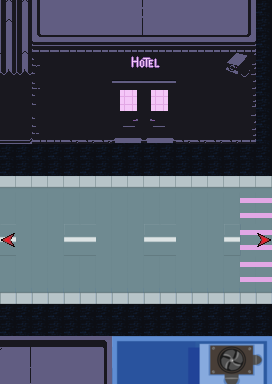

Below is a game level as drawn by its tile map, then a one-line description and the .tmx that defines it (tile-layer data replaced by summaries):
An orthogonal 17x24 tile map with 16x16 px tiles, 5 tile layers (Void, Ground, Wall1, ObjCanMove, ...), 4 tilesets and 6 objects (Home, Crossroad, HomeBk, CrossroadBk, Start, ...).

<map version="1.10" tiledversion="1.10.2" orientation="orthogonal" renderorder="right-down" width="17" height="24" tilewidth="16" tileheight="16" infinite="0" nextlayerid="10" nextobjectid="16">
 <tileset firstgid="1" source="../Tile/cyberpunk.tsx" />
 <tileset firstgid="481" source="../Tile/blackblock.tsx" />
 <tileset firstgid="482" source="../Tile/town.tsx" />
 <tileset firstgid="1082" source="../Tile/pointer.tsx" />
 <layer id="2" name="Void" width="17" height="24">
  <data>[408 cells, 408 non-empty, 1 distinct tile ids]</data>
 </layer>
 <layer id="3" name="Ground" width="17" height="24">
  <data>[408 cells, 408 non-empty, 9 distinct tile ids]</data>
 </layer>
 <layer id="4" name="Wall1" width="17" height="24">
  <data>[408 cells, 45 non-empty, 35 distinct tile ids]</data>
 </layer>
 <layer id="5" name="ObjCanMove" width="17" height="24">
  <data>[408 cells, 162 non-empty, 70 distinct tile ids]</data>
 </layer>
 <layer id="6" name="ObjCanMove2" width="17" height="24">
  <data>[408 cells, 12 non-empty, 10 distinct tile ids]</data>
 </layer>
 <objectgroup id="7" name="Areas">
  <object id="1" name="Home" x="-4.5" y="145" width="12" height="189" />
  <object id="4" name="Crossroad" x="254" y="143.333" width="23" height="191" />
 </objectgroup>
 <objectgroup id="9" name="Points">
  <object id="11" name="HomeBk" x="42.3333" y="241">
   <point />
  </object>
  <object id="12" name="CrossroadBk" x="222.333" y="243.333">
   <point />
  </object>
  <object id="15" name="Start" x="137.5" y="294.167">
   <point />
  </object>
 </objectgroup>
 <objectgroup id="8" name="SpawnAreaLayer">
  <object id="10" name="SpawnArea0" x="107.5" y="204.333" width="63" height="62.6667" />
 </objectgroup>
</map>
